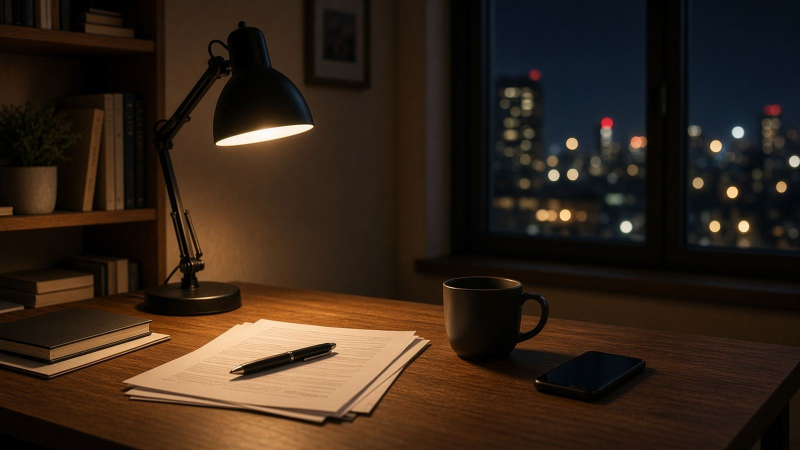
#> input picture docs/img/scenes/desk-1600.jpg, 1600 x 900 px, given in place of logo-512.png, which was not available (shown at 1/2 size)
$ python images.py
#> lines starting #> are read from the running program, lines starting #| are printed output that depends on the picture
"""Brand images from src/brand/mark.svg, rendered with headless Chrome:
logo PNGs (88/192/512), favicon.ico and the 1200x630 social share card.
    python3 tools/images.py      (needs Pillow and Google Chrome)"""
import subprocess, tempfile
from pathlib import Path
from PIL import Image
ROOT = Path(__file__).resolve().parent.parent; SRC = ROOT / "src"; IMG = SRC / "img"
CHROME = "/Applications/Google Chrome.app/Contents/MacOS/Google Chrome"
MARK = (SRC / "brand" / "mark.svg").as_uri(); FONT = (SRC / "assets/fonts/jakarta-latin.woff2").as_uri()
SCENE = (IMG / "scenes" / "highway-1600.jpg").as_uri()

def render(html, out, w, h, transparent=False):
#> called with w = 512, h = 512, transparent = True
    f = Path(tempfile.mkdtemp()) / "x.html"; f.write_text(html)
    cmd = [CHROME, "--headless=new", "--disable-gpu", "--hide-scrollbars", "--allow-file-access-from-files",
           f"--window-size={w},{h}", f"--screenshot={out}", "--virtual-time-budget=1500"]
    if transparent: cmd.append("--default-background-color=00000000")
    subprocess.run(cmd + [f.as_uri()], stdout=subprocess.DEVNULL, stderr=subprocess.DEVNULL, check=True)
#> (this line was passed over: subprocess is not available in this run)

render(f'<body style="margin:0;background:transparent"><img src="{MARK}" width="512" height="512" style="display:block">', IMG / "logo-512.png", 512, 512, True)
big = Image.open(IMG / "logo-512.png").convert("RGBA")
for s in (192, 88): big.resize((s, s), Image.LANCZOS).save(IMG / f"logo-{s}.png", optimize=True)
#> this loop made 2 passes
#> pass 1, `for s in (192, 88): big.resize((s, s), Image.LANCZOS).save(IMG / f"log..`:
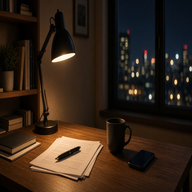
#> saved as logo-192.png: PIL image 192x192 RGBA; mean R, G, B, A 52.3, 37.3, 25.4, 255
#> pass 2, `for s in (192, 88): big.resize((s, s), Image.LANCZOS).save(IMG / f"log..`:
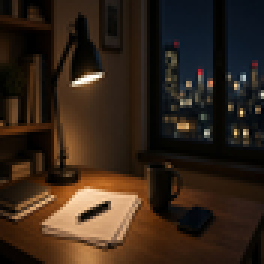
#> saved as logo-88.png: PIL image 88x88 RGBA (shown 3 times larger); mean R, G, B, A 52.3, 37.3, 25.4, 255
big.resize((64, 64), Image.LANCZOS).save(SRC / "favicon.ico", sizes=[(16, 16), (32, 32), (48, 48)])
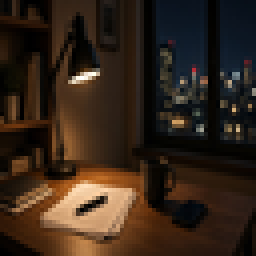
#> saved as favicon.ico: PIL image 64x64 RGBA (shown 4 times larger); mean R, G, B, A 52.3, 37.3, 25.4, 255
render(f'''<style>@font-face{{font-family:J;src:url({FONT})}}*{{margin:0}}body{{width:1200px;height:630px;font-family:J,Helvetica;color:#fff;
background:linear-gradient(90deg,rgba(6,17,31,.96) 35%,rgba(6,17,31,.45)),url({SCENE}) center/cover;position:relative}}
.k{{position:absolute;left:80px;top:78px;display:flex;align-items:center;gap:22px}}.k b{{font-size:44px;font-weight:800;letter-spacing:-1px;display:block}}
.k i{{display:block;font-style:normal;color:#5C9BFF;font-weight:800;font-size:44px;letter-spacing:-1px;margin-top:2px}}
h1{{position:absolute;left:80px;top:250px;font-size:84px;font-weight:800;letter-spacing:-3px;line-height:1}}h1 em{{font-style:normal;color:#5C9BFF}}
p{{position:absolute;left:80px;top:362px;font-size:30px;color:#d6e0f0}}.ph{{position:absolute;left:80px;top:440px;background:#1E6FF0;color:#fff;font-weight:800;font-size:40px;padding:18px 34px;border-radius:18px}}
.r{{position:absolute;left:520px;top:458px;font-size:26px;color:#d6e0f0}}.r i{{color:#F5B301;font-style:normal;letter-spacing:3px}}</style>
<div class="k"><img src="{MARK}" width="96" height="96"><div><b>All In One</b><i>Bail Bonds</i></div></div>
<h1>Bring them <em>home.</em></h1><p>24/7 bail bonds · Raleigh · Durham · Wilson, NC</p>
<div class="ph">(919) 247-9397</div><div class="r"><i>★★★★★</i> 5.0 · 494 Google reviews</div>''', IMG / "og.png", 1200, 630)
print("brand images ok")

$ run again, on docs/img/scenes/night-call-1600.jpg
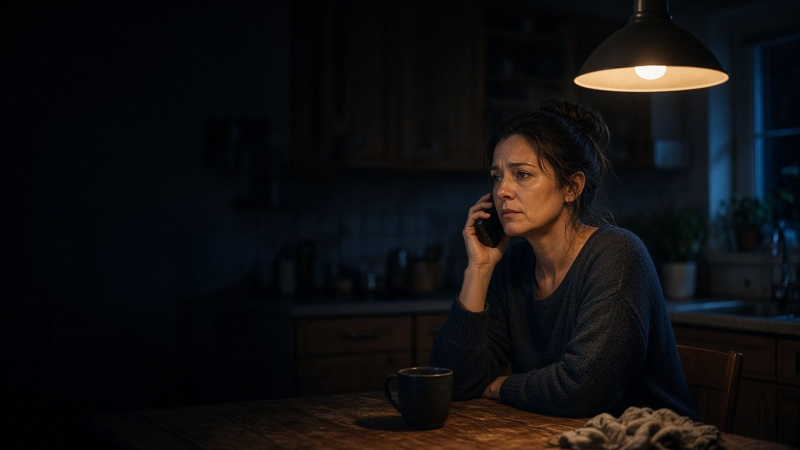
#> input picture docs/img/scenes/night-call-1600.jpg, 1600 x 900 px, given in place of logo-512.png, which was not available (shown at 1/2 size)
#> the loop `for s in (192, 88): big.resize((s, s), Image.LANCZOS).save(IMG / f"log..` made 2 passes
#> pass 1, `for s in (192, 88): big.resize((s, s), Image.LANCZOS).save(IMG / f"log..`:
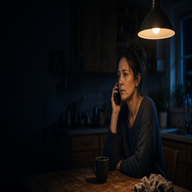
#> saved as logo-192.png: PIL image 192x192 RGBA; mean R, G, B, A 16.3, 15.5, 16.6, 255
#> `big.resize((64, 64), Image.LANCZOS).save(SRC / "favicon.ico", sizes=[(..`:
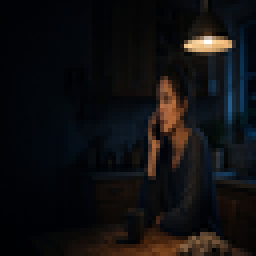
#> saved as favicon.ico: PIL image 64x64 RGBA (shown 4 times larger); mean R, G, B, A 16.3, 15.5, 16.6, 255
